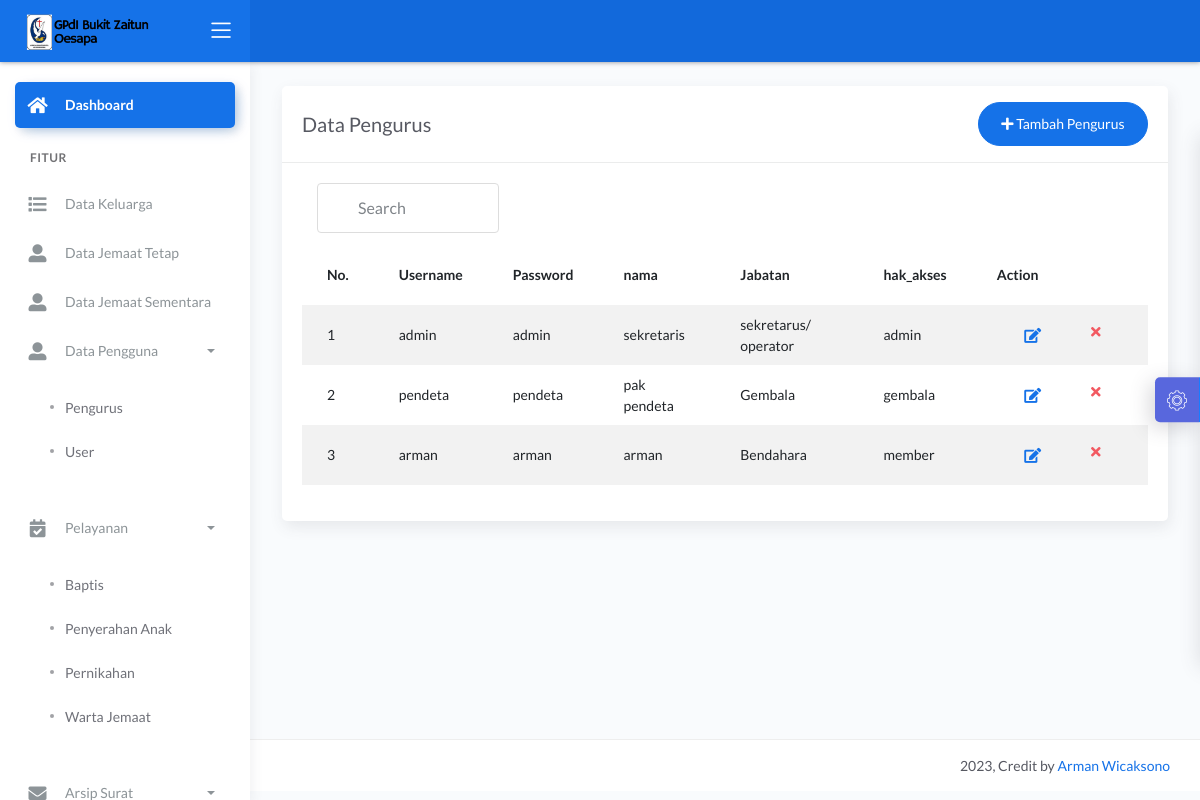
Page /dashboard/main2.php?halaman=tampil_admin (signed in) on the earlier database version.
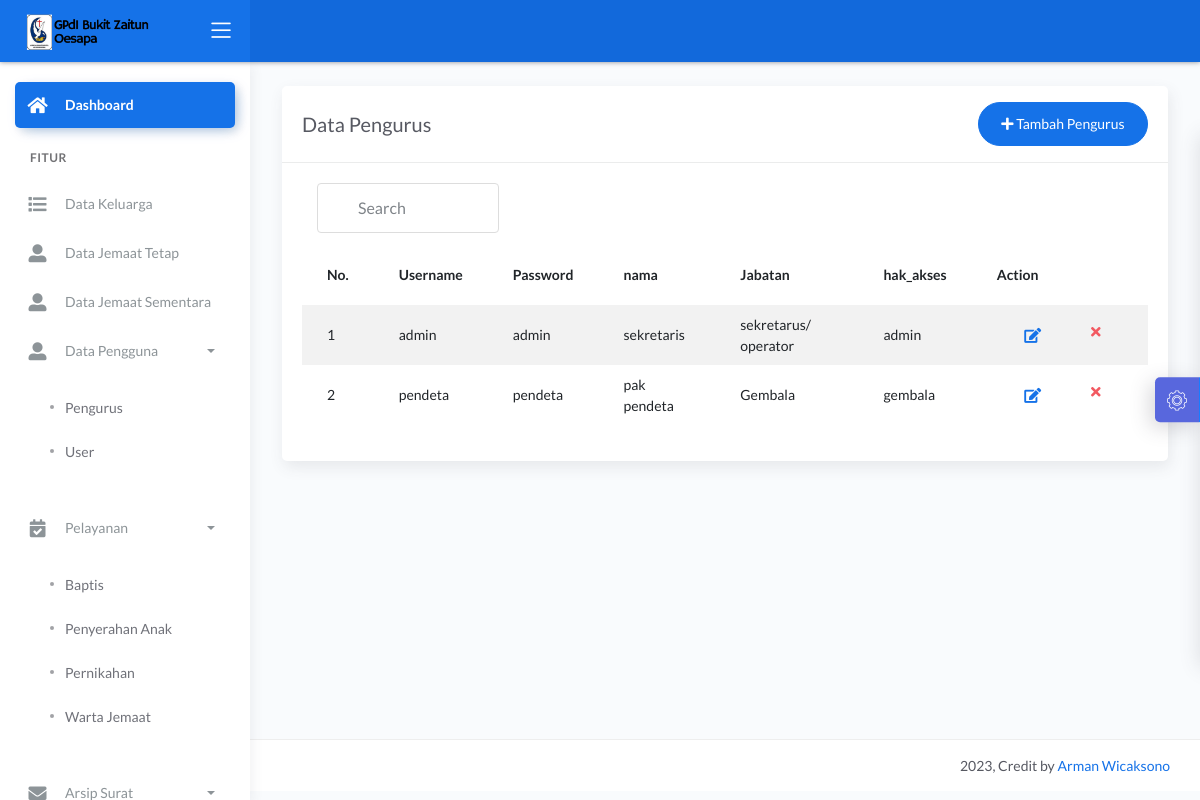
Same page on the later database version.
### tables this page shows
CREATE TABLE `operator` (
  `id_pengguna` int(5) NOT NULL,
  `username` varchar(20) NOT NULL,
  `password` varchar(20) NOT NULL,
  `nama` varchar(50) NOT NULL,
  `jabatan` varchar(50) NOT NULL,
  `hak_akses` enum('admin','member','gembala') NOT NULL
);

### dashboard/tampil_admin.php (the view, shortened to what this page needs)
<?php include '../konek.php'; ?>
<link href="css/sweetalert.css" rel="stylesheet" type="text/css">
<div class="page-inner">
<div class="row">
        <div class="col-md-12">
            <div class="card">
                <div class="card-header">
                    <div class="d-flex align-items-center">
                        <h4 class="card-title">Data Pengurus</h4>
                        <a href="?halaman=tambah_admin" class="btn btn-primary btn-round ml-auto">
                            <i class="fa fa-plus"></i>
                            Tambah Pengurus
                        </a>
                    </div>
                </div>
                <div class="card-body">
                    <div class="d-flex align-items-center col-md-3">
                    <input class="form-control" type="text" id="myInput" onkeyup="myFunction()" placeholder="Search" title="Type in a name">
                    </div>
                    <form action="">
                        <div class="table-responsive">
                            <table id="add" class="display table table-striped table-hover">
                                <thead>
                                    <tr>
                                        <th>No.</th>
                                        <th>Username</th>
                                        <th>Password</th>
                                        <th>nama</th>
                                        <th>Jabatan</th>
                                        <th>hak_akses</th>
                                        <th style="width: 10%">Action</th>
                                    </tr>
                                </thead>
                                <tbody>
                                    <?php
                                    $no = 1;
                                    $tampil = "SELECT * FROM operator";
                                    $query = mysqli_query($konek, $tampil);
                                    while ($data = mysqli_fetch_array($query, MYSQLI_BOTH)) {
                                        $id_pengguna = $data['id_pengguna'];
                                        $username = $data['username'];
                                        $nama = $data['nama'];
                                        $password = $data['password'];
                                        $jabatan = $data['jabatan'];
                                        $hak_akses = $data['hak_akses'];
                                    ?>
                                        <tr>
                                            <td><?php echo $no++; ?></td>
                                            <td><?php echo $username; ?></td>
                                            <td><?php echo $password; ?></td>
                                            <td><?php echo $nama; ?></td>
                                            <td><?php echo $jabatan; ?></td>
                                            <td><?php echo $hak_akses; ?></td>
                                            <td>
                                                <div class="form-button-action">
                                                    <a href="?halaman=ubah_admin&id_pengguna=<?php echo $id_pengguna; ?>" type="button" data-toggle="tooltip" title="" class="btn btn-link btn-primary btn-lg" data-original-title="Edit Pengguna">
                                                        <i class="fa fa-edit"></i>
                                                    </a>
                                                    <a href="?halaman=tampil_admin&id_pengguna=<?php echo $id_pengguna; ?>" data-toggle="tooltip" title="" class="btn btn-link btn-danger" data-original-title="Hapus Pengguna">
                                                        <i class="fa fa-times"></i>
                                                    </a>
                                                </div>
                                            </td>
                                        </tr>
                                    <?php
                                    }
                                    ?>
                                </tbody>
                            </table>
                        </div>
                    </form>
                </div>
            </div>
        </div>
    </div>
</div>

Differences in the rows shown:
removed operator: username "arman", password "arman", nama "arman", jabatan "Bendahara", hak_akses "member"
